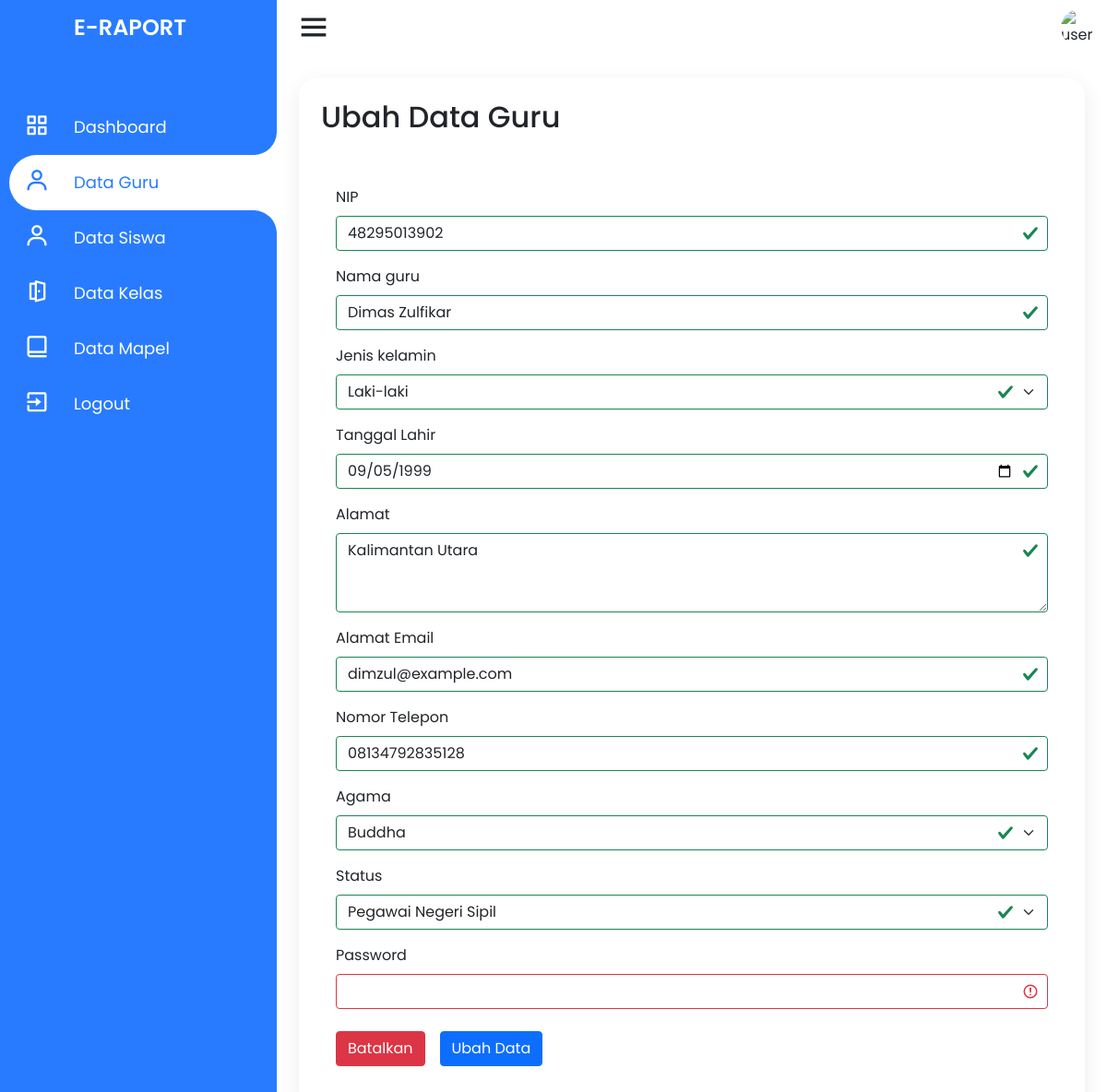
The page /admin/ubah-data-guru?nip=48295013902 (signed in) on the database as committed earlier.
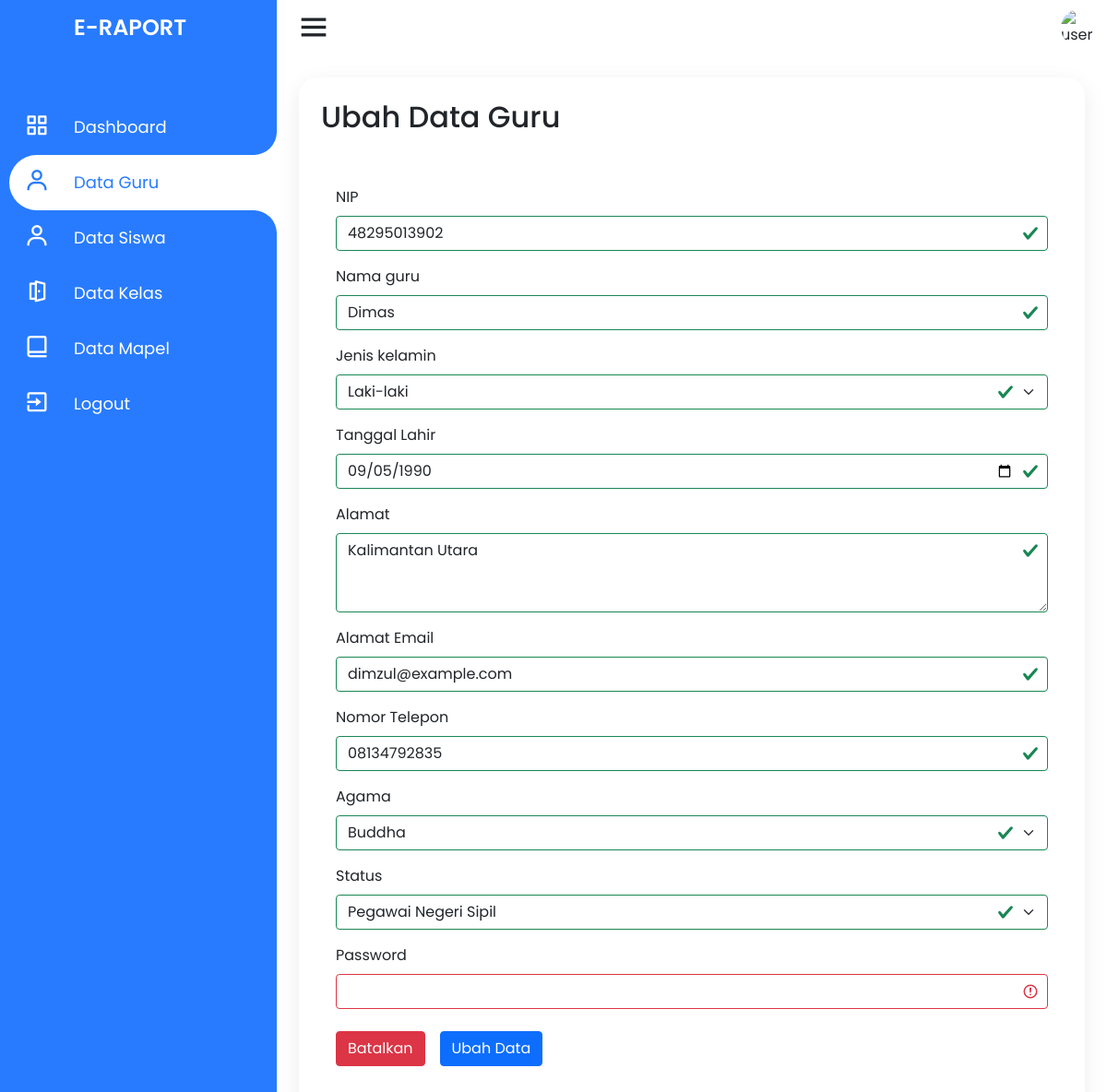
The same page on the database as committed later.
### tables this page shows
CREATE TABLE `guru` (
  `nip` varchar(11) NOT NULL,
  `nama_guru` varchar(50) NOT NULL,
  `jenis_kelamin` enum('Laki-laki','Perempuan') NOT NULL,
  `alamat` text NOT NULL,
  `email` varchar(30) NOT NULL,
  `no_telp` varchar(14) NOT NULL,
  `agama` enum('Islam','Kristen','Katolik','Hindu','Buddha','Konghuchu') NOT NULL,
  `status` varchar(20) NOT NULL,
  `tanggal_lahir` date NOT NULL,
  `password` varchar(255) NOT NULL,
  PRIMARY KEY (`nip`)
);

### admin/ubah-data-guru.php (the view, shortened to what the changed rows need)
<?php
require_once dirname(__FILE__) . '/../connection.php';
if (isset($_GET['nip'])) {
    $guruid = $_GET['nip'];
} else {
    header('location: data-guru');
}
?>
<!DOCTYPE html>
<html lang="en" dir="ltr">
<head>
    <link rel="stylesheet" href="style.css">
    <link href='https://unpkg.com/boxicons@2.0.7/css/boxicons.min.css' rel='stylesheet'>
    <link href="https://cdn.jsdelivr.net/npm/bootstrap@5.1.3/dist/css/bootstrap.min.css" rel="stylesheet">
    <link rel="stylesheet" href="../assets/css/style.css">
</head>
<body>
    <div class="container">
        <div class="navigation">
            <ul>
                <li>
                    <a href="#">
                        <h1 class="title">E-Raport</h1>
                    </a>
                </li>
            </ul>
        </div>
    </div>
    <div class="main">
        <div class="konten">
            <h2 class="konten_title">
                Ubah Data Guru
            </h2>
            <div class="konten_isi">
                <?php
                $result_guru = $conn->query("SELECT * FROM guru WHERE nip = $guruid LIMIT 1");
                if ($result_guru && $result_guru->num_rows > 0) {
                    while ($row = $result_guru->fetch_assoc()) {
                ?>
                        <form action="../controller/action_guru" method="post" class="konten_ubah_nilai was-validated">
                            <div class="mb-3">
                                <label for="nipGuru" class="form-label">NIP</label>
                                <input type="text" name="nip" class="form-control" required id="nipGuru" value="<?php echo $row['nip']; ?>">
                            </div>
                            <div class="mb-3">
                                <label for="namaGuru" class="form-label">Nama guru</label>
                                <input type="text" name="nama" class="form-control" required id="namaGuru" value="<?php echo $row['nama_guru']; ?>">
                            </div>
                            <div class=" mb-3">
                                <label for="jkGuru" class="form-label">Jenis kelamin</label>
                                <select name="jenkel" class="form-select" id="jkGuru" required>
                                    <option value="Laki-laki" selected>Laki-laki</option>
                                </select>
                            </div>
                            <div class="mb-3">
                                <label for="tanggalLahirGuru" class="form-label">Tanggal Lahir</label>
                                <input type="date" name="tanggallahir" class="form-control" required id="tanggalLahirGuru" value="<?php echo $row['tanggal_lahir']; ?>">
                            </div>
                            <div class="mb-3">
                                <label for="alamatGuru" class="form-label">Alamat</label>
                                <textarea class="form-control" name="alamat" required id="alamatGuru" rows="3"><?php echo $row['alamat']; ?></textarea>
                            </div>
                            <div class="mb-3">
                                <label for="emailGuru" class="form-label">Alamat Email</label>
                                <input type="email" name="email" class="form-control" required id="emailGuru" placeholder="name@example.com" value="<?php echo $row['email']; ?>">
                            </div>
                            <div class="mb-3">
                                <label for="noTelpGuru" class="form-label">Nomor Telepon</label>
                                <input type="number" name="telepon" class="form-control" required id="noTelpGuru" placeholder="08123456789" value="<?php echo $row['no_telp']; ?>">
                            </div>
                            <div class="mb-3">
                                <label for="agamaGuru" class="form-label">Agama</label>
                                <select name="agama" class="form-select" id="agamaGuru" required>
                                    <option value="Buddha" selected>Buddha</option>
                                </select>
                            </div>
                            <div class="mb-3">
                                <label for="statusGuru" class="form-label">Status</label>
                                <select name="status" class="form-select" id="statusGuru" required>
                                    <option value="Pegawai Negeri Sipil" selected>Pegawai Negeri Sipil</option>
                                </select>
                            </div>
                            <div class="mb-3">
                                <label for="passwordGuru" class="form-label">Password</label>
                                <input type="password" name="passguru" class="form-control" required id="passwordGuru">
                            </div>
                            <div class="konten_ubah_nilai_opsi">
                                <button onclick="window.location.replace('../admin/data-guru'); return false;" type="button" class="btn btn-danger">Batalkan</button>
                                <button name="ubah-guru" type="submit" class="btn btn-primary">Ubah Data</button>
                            </div>
                        </form>
                <?php
                    }
                }
                ?>
            </div>
        </div>
    </div>
</body>
</html>

Rows that differ between the two databases and show on the page:
changed guru "Kalimantan Utara": nama "Dimas Zulfikar" → "Dimas"; tanggallahir "09/05/1999" → "09/05/1990"; telepon "08134792835128" → "08134792835"
